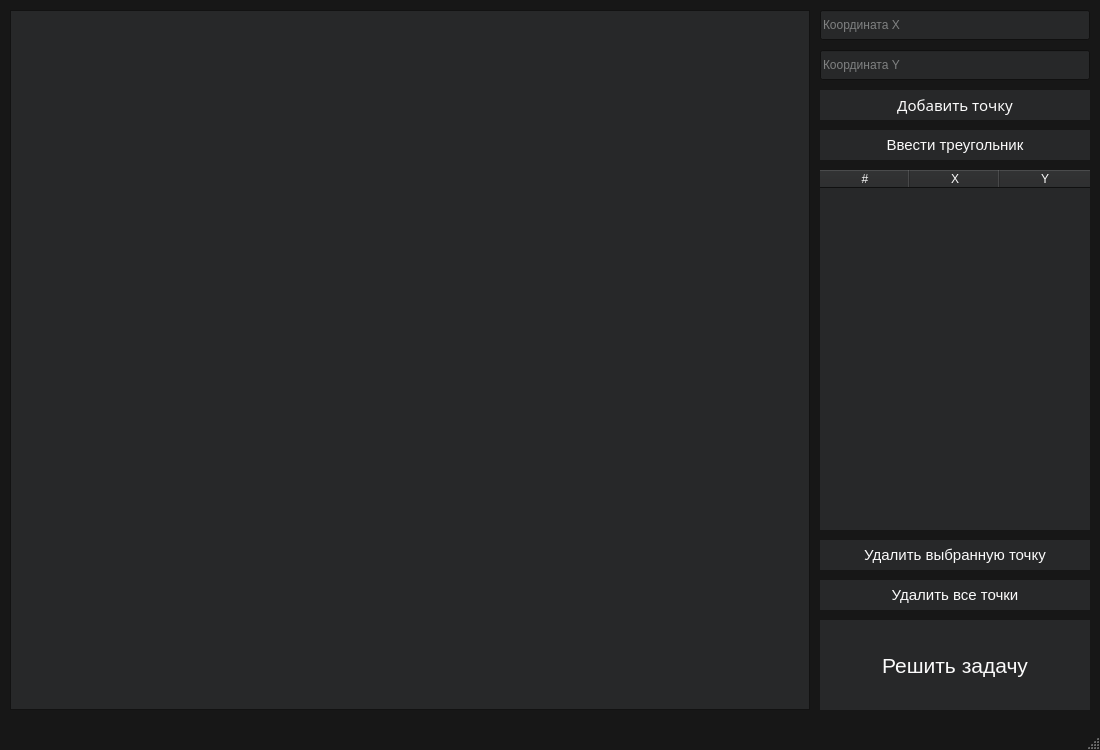
<?xml version="1.0" encoding="UTF-8"?>
<ui version="4.0">
 <class>MainWindow</class>
 <widget class="QMainWindow" name="MainWindow">
  <property name="geometry">
   <rect>
    <x>0</x>
    <y>0</y>
    <width>1100</width>
    <height>750</height>
   </rect>
  </property>
  <property name="sizePolicy">
   <sizepolicy hsizetype="Fixed" vsizetype="Fixed">
    <horstretch>0</horstretch>
    <verstretch>0</verstretch>
   </sizepolicy>
  </property>
  <property name="minimumSize">
   <size>
    <width>1100</width>
    <height>750</height>
   </size>
  </property>
  <property name="maximumSize">
   <size>
    <width>1100</width>
    <height>750</height>
   </size>
  </property>
  <property name="palette">
   <palette>
    <active>
     <colorrole role="WindowText">
      <brush brushstyle="SolidPattern">
       <color alpha="255">
        <red>216</red>
        <green>217</green>
        <blue>218</blue>
       </color>
      </brush>
     </colorrole>
     <colorrole role="Button">
      <brush brushstyle="SolidPattern">
       <color alpha="255">
        <red>39</red>
        <green>40</green>
        <blue>41</blue>
       </color>
      </brush>
     </colorrole>
     <colorrole role="Light">
      <brush brushstyle="SolidPattern">
       <color alpha="255">
        <red>216</red>
        <green>217</green>
        <blue>218</blue>
       </color>
      </brush>
     </colorrole>
     <colorrole role="Text">
      <brush brushstyle="SolidPattern">
       <color alpha="255">
        <red>251</red>
        <green>251</green>
        <blue>251</blue>
       </color>
      </brush>
     </colorrole>
     <colorrole role="ButtonText">
      <brush brushstyle="SolidPattern">
       <color alpha="255">
        <red>251</red>
        <green>251</green>
        <blue>251</blue>
       </color>
      </brush>
     </colorrole>
     <colorrole role="Base">
      <brush brushstyle="SolidPattern">
       <color alpha="255">
        <red>39</red>
        <green>40</green>
        <blue>41</blue>
       </color>
      </brush>
     </colorrole>
     <colorrole role="Window">
      <brush brushstyle="SolidPattern">
       <color alpha="255">
        <red>23</red>
        <green>23</green>
        <blue>23</blue>
       </color>
      </brush>
     </colorrole>
     <colorrole role="Highlight">
      <brush brushstyle="SolidPattern">
       <color alpha="255">
        <red>146</red>
        <green>136</green>
        <blue>248</blue>
       </color>
      </brush>
     </colorrole>
     <colorrole role="Link">
      <brush brushstyle="SolidPattern">
       <color alpha="255">
        <red>68</red>
        <green>119</green>
        <blue>206</blue>
       </color>
      </brush>
     </colorrole>
     <colorrole role="LinkVisited">
      <brush brushstyle="SolidPattern">
       <color alpha="255">
        <red>200</red>
        <green>142</green>
        <blue>167</blue>
       </color>
      </brush>
     </colorrole>
     <colorrole role="AlternateBase">
      <brush brushstyle="SolidPattern">
       <color alpha="255">
        <red>39</red>
        <green>40</green>
        <blue>41</blue>
       </color>
      </brush>
     </colorrole>
     <colorrole role="PlaceholderText">
      <brush brushstyle="SolidPattern">
       <color alpha="128">
        <red>216</red>
        <green>217</green>
        <blue>218</blue>
       </color>
      </brush>
     </colorrole>
    </active>
    <inactive>
     <colorrole role="WindowText">
      <brush brushstyle="SolidPattern">
       <color alpha="255">
        <red>216</red>
        <green>217</green>
        <blue>218</blue>
       </color>
      </brush>
     </colorrole>
     <colorrole role="Button">
      <brush brushstyle="SolidPattern">
       <color alpha="255">
        <red>39</red>
        <green>40</green>
        <blue>41</blue>
       </color>
      </brush>
     </colorrole>
     <colorrole role="Light">
      <brush brushstyle="SolidPattern">
       <color alpha="255">
        <red>216</red>
        <green>217</green>
        <blue>218</blue>
       </color>
      </brush>
     </colorrole>
     <colorrole role="Text">
      <brush brushstyle="SolidPattern">
       <color alpha="255">
        <red>251</red>
        <green>251</green>
        <blue>251</blue>
       </color>
      </brush>
     </colorrole>
     <colorrole role="ButtonText">
      <brush brushstyle="SolidPattern">
       <color alpha="255">
        <red>251</red>
        <green>251</green>
        <blue>251</blue>
       </color>
      </brush>
     </colorrole>
     <colorrole role="Base">
      <brush brushstyle="SolidPattern">
       <color alpha="255">
        <red>39</red>
        <green>40</green>
        <blue>41</blue>
       </color>
      </brush>
     </colorrole>
     <colorrole role="Window">
      <brush brushstyle="SolidPattern">
       <color alpha="255">
        <red>23</red>
        <green>23</green>
        <blue>23</blue>
       </color>
      </brush>
     </colorrole>
     <colorrole role="Highlight">
      <brush brushstyle="SolidPattern">
       <color alpha="255">
        <red>146</red>
        <green>136</green>
        <blue>248</blue>
       </color>
      </brush>
     </colorrole>
     <colorrole role="Link">
      <brush brushstyle="SolidPattern">
       <color alpha="255">
        <red>68</red>
        <green>119</green>
        <blue>206</blue>
       </color>
      </brush>
     </colorrole>
     <colorrole role="LinkVisited">
      <brush brushstyle="SolidPattern">
       <color alpha="255">
        <red>200</red>
        <green>142</green>
        <blue>167</blue>
       </color>
      </brush>
     </colorrole>
     <colorrole role="AlternateBase">
      <brush brushstyle="SolidPattern">
       <color alpha="255">
        <red>39</red>
        <green>40</green>
        <blue>41</blue>
       </color>
      </brush>
     </colorrole>
     <colorrole role="PlaceholderText">
      <brush brushstyle="SolidPattern">
       <color alpha="128">
        <red>216</red>
        <green>217</green>
        <blue>218</blue>
       </color>
      </brush>
     </colorrole>
    </inactive>
    <disabled>
     <colorrole role="Button">
      <brush brushstyle="SolidPattern">
       <color alpha="255">
        <red>39</red>
        <green>40</green>
        <blue>41</blue>
       </color>
      </brush>
     </colorrole>
     <colorrole role="Light">
      <brush brushstyle="SolidPattern">
       <color alpha="255">
        <red>216</red>
        <green>217</green>
        <blue>218</blue>
       </color>
      </brush>
     </colorrole>
     <colorrole role="Base">
      <brush brushstyle="SolidPattern">
       <color alpha="255">
        <red>23</red>
        <green>23</green>
        <blue>23</blue>
       </color>
      </brush>
     </colorrole>
     <colorrole role="Window">
      <brush brushstyle="SolidPattern">
       <color alpha="255">
        <red>23</red>
        <green>23</green>
        <blue>23</blue>
       </color>
      </brush>
     </colorrole>
     <colorrole role="Link">
      <brush brushstyle="SolidPattern">
       <color alpha="255">
        <red>68</red>
        <green>119</green>
        <blue>206</blue>
       </color>
      </brush>
     </colorrole>
     <colorrole role="LinkVisited">
      <brush brushstyle="SolidPattern">
       <color alpha="255">
        <red>200</red>
        <green>142</green>
        <blue>167</blue>
       </color>
      </brush>
     </colorrole>
     <colorrole role="AlternateBase">
      <brush brushstyle="SolidPattern">
       <color alpha="255">
        <red>39</red>
        <green>40</green>
        <blue>41</blue>
       </color>
      </brush>
     </colorrole>
     <colorrole role="PlaceholderText">
      <brush brushstyle="SolidPattern">
       <color alpha="128">
        <red>216</red>
        <green>217</green>
        <blue>218</blue>
       </color>
      </brush>
     </colorrole>
    </disabled>
   </palette>
  </property>
  <property name="windowTitle">
   <string>ЛР1 по КГ. Диваев ИУ7-42</string>
  </property>
  <property name="tabShape">
   <enum>QTabWidget::Triangular</enum>
  </property>
  <widget class="QWidget" name="MainWidget">
   <property name="minimumSize">
    <size>
     <width>1100</width>
     <height>750</height>
    </size>
   </property>
   <property name="maximumSize">
    <size>
     <width>1100</width>
     <height>750</height>
    </size>
   </property>
   <widget class="Plane" name="planeWidget">
    <property name="geometry">
     <rect>
      <x>10</x>
      <y>10</y>
      <width>800</width>
      <height>700</height>
     </rect>
    </property>
   </widget>
   <widget class="QTableWidget" name="pointsTable">
    <property name="geometry">
     <rect>
      <x>820</x>
      <y>170</y>
      <width>270</width>
      <height>360</height>
     </rect>
    </property>
    <property name="autoFillBackground">
     <bool>false</bool>
    </property>
    <property name="frameShape">
     <enum>QFrame::NoFrame</enum>
    </property>
    <property name="frameShadow">
     <enum>QFrame::Sunken</enum>
    </property>
    <property name="lineWidth">
     <number>1</number>
    </property>
    <property name="showGrid">
     <bool>true</bool>
    </property>
    <property name="rowCount">
     <number>0</number>
    </property>
    <property name="columnCount">
     <number>3</number>
    </property>
    <attribute name="horizontalHeaderVisible">
     <bool>true</bool>
    </attribute>
    <attribute name="horizontalHeaderCascadingSectionResizes">
     <bool>false</bool>
    </attribute>
    <attribute name="horizontalHeaderDefaultSectionSize">
     <number>90</number>
    </attribute>
    <attribute name="horizontalHeaderShowSortIndicator" stdset="0">
     <bool>false</bool>
    </attribute>
    <attribute name="horizontalHeaderStretchLastSection">
     <bool>false</bool>
    </attribute>
    <column>
     <property name="text">
      <string>#</string>
     </property>
    </column>
    <column>
     <property name="text">
      <string>X</string>
     </property>
    </column>
    <column>
     <property name="text">
      <string>Y</string>
     </property>
    </column>
   </widget>
   <widget class="QLineEdit" name="xInput">
    <property name="geometry">
     <rect>
      <x>820</x>
      <y>10</y>
      <width>270</width>
      <height>30</height>
     </rect>
    </property>
    <property name="placeholderText">
     <string>Координата X</string>
    </property>
   </widget>
   <widget class="QLineEdit" name="yInput">
    <property name="geometry">
     <rect>
      <x>820</x>
      <y>50</y>
      <width>270</width>
      <height>30</height>
     </rect>
    </property>
    <property name="placeholderText">
     <string>Координата Y</string>
    </property>
   </widget>
   <widget class="QPushButton" name="addPointBtn">
    <property name="geometry">
     <rect>
      <x>820</x>
      <y>90</y>
      <width>270</width>
      <height>30</height>
     </rect>
    </property>
    <property name="font">
     <font>
      <family>Sans Serif</family>
      <pointsize>11</pointsize>
     </font>
    </property>
    <property name="autoFillBackground">
     <bool>true</bool>
    </property>
    <property name="text">
     <string>Добавить точку</string>
    </property>
    <property name="default">
     <bool>false</bool>
    </property>
    <property name="flat">
     <bool>true</bool>
    </property>
   </widget>
   <widget class="QPushButton" name="removePointsBtn">
    <property name="geometry">
     <rect>
      <x>820</x>
      <y>580</y>
      <width>270</width>
      <height>30</height>
     </rect>
    </property>
    <property name="font">
     <font>
      <pointsize>11</pointsize>
     </font>
    </property>
    <property name="autoFillBackground">
     <bool>true</bool>
    </property>
    <property name="text">
     <string>Удалить все точки</string>
    </property>
    <property name="default">
     <bool>false</bool>
    </property>
    <property name="flat">
     <bool>true</bool>
    </property>
   </widget>
   <widget class="QPushButton" name="solveBtn">
    <property name="geometry">
     <rect>
      <x>820</x>
      <y>620</y>
      <width>270</width>
      <height>90</height>
     </rect>
    </property>
    <property name="font">
     <font>
      <pointsize>16</pointsize>
     </font>
    </property>
    <property name="autoFillBackground">
     <bool>true</bool>
    </property>
    <property name="text">
     <string>Решить задачу</string>
    </property>
    <property name="default">
     <bool>false</bool>
    </property>
    <property name="flat">
     <bool>true</bool>
    </property>
   </widget>
   <widget class="QPushButton" name="removeSelPoint">
    <property name="geometry">
     <rect>
      <x>820</x>
      <y>540</y>
      <width>270</width>
      <height>30</height>
     </rect>
    </property>
    <property name="font">
     <font>
      <pointsize>11</pointsize>
     </font>
    </property>
    <property name="autoFillBackground">
     <bool>true</bool>
    </property>
    <property name="text">
     <string>Удалить выбранную точку</string>
    </property>
    <property name="default">
     <bool>false</bool>
    </property>
    <property name="flat">
     <bool>true</bool>
    </property>
   </widget>
   <widget class="QPushButton" name="addPointBtn_2">
    <property name="geometry">
     <rect>
      <x>820</x>
      <y>130</y>
      <width>270</width>
      <height>30</height>
     </rect>
    </property>
    <property name="font">
     <font>
      <pointsize>11</pointsize>
     </font>
    </property>
    <property name="autoFillBackground">
     <bool>true</bool>
    </property>
    <property name="text">
     <string>Ввести треугольник</string>
    </property>
    <property name="default">
     <bool>false</bool>
    </property>
    <property name="flat">
     <bool>true</bool>
    </property>
   </widget>
  </widget>
  <widget class="QStatusBar" name="statusbar"/>
 </widget>
 <customwidgets>
  <customwidget>
   <class>Plane</class>
   <extends>QGraphicsView</extends>
   <header>plane.h</header>
  </customwidget>
 </customwidgets>
 <resources/>
 <connections/>
</ui>
